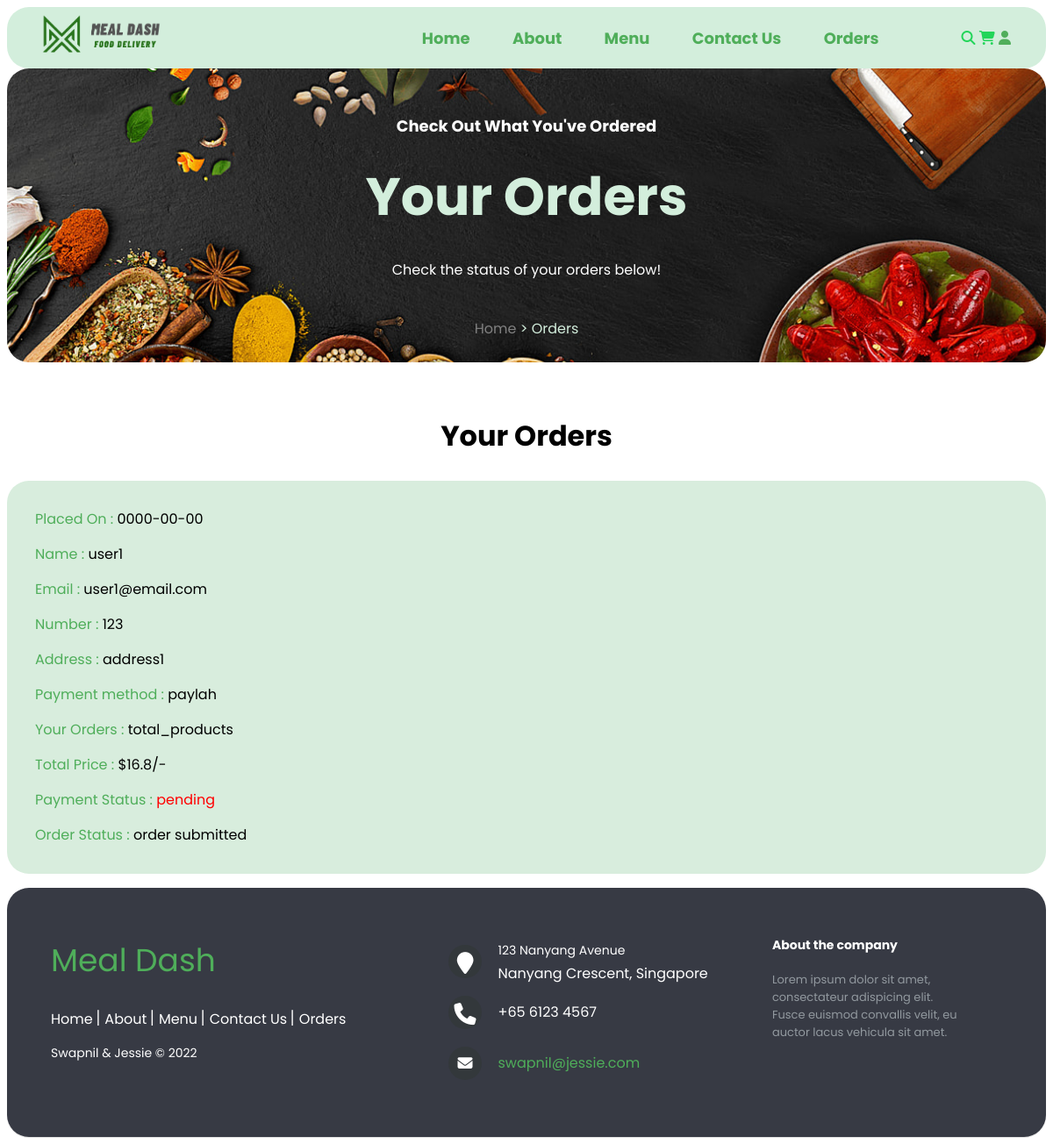
The app's page /orders.php (signed in), older data.
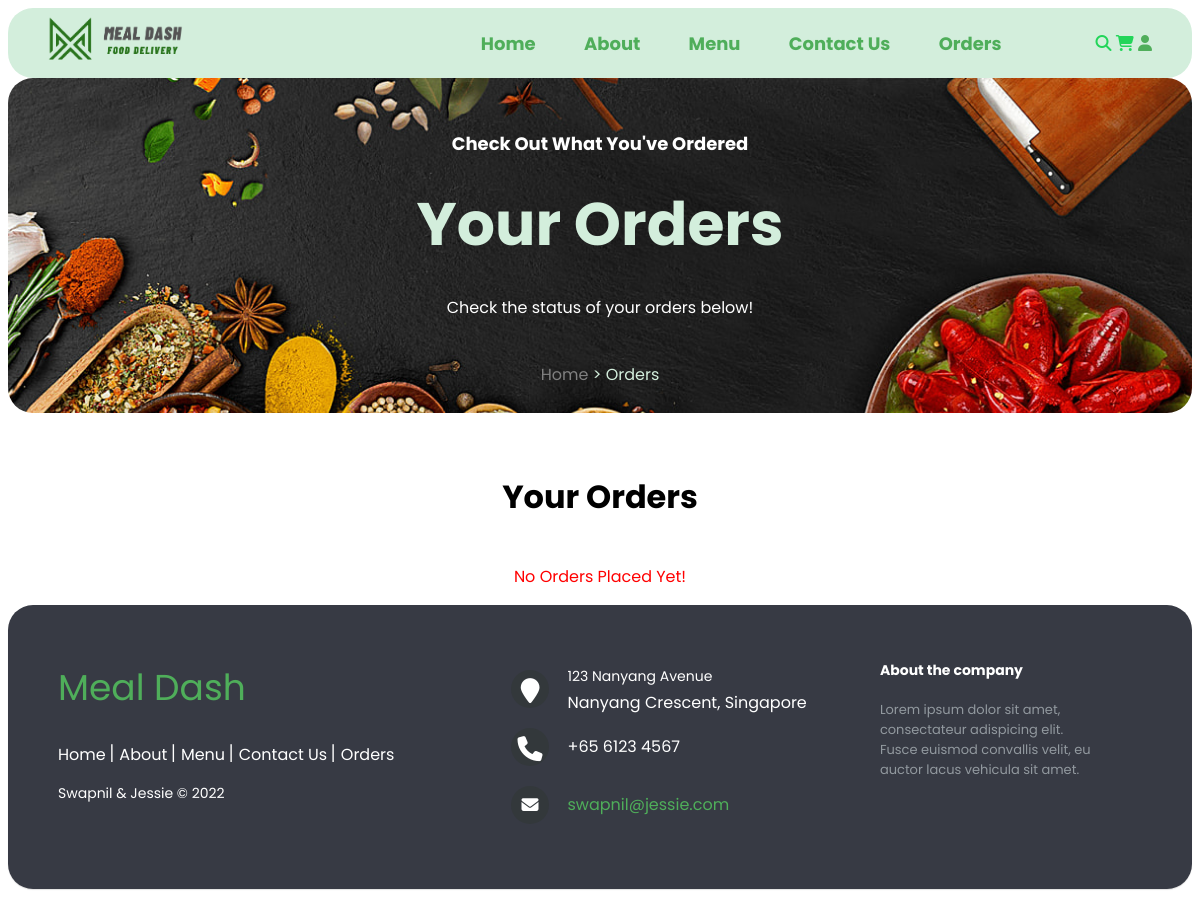
The same page, newer data.
### tables this page shows
CREATE TABLE orders (
  id int(100) UNSIGNED NOT NULL AUTO_INCREMENT PRIMARY KEY,
  user_id int(100) UNSIGNED NOT NULL,
  name varchar(20) NOT NULL,
  number varchar(10) NOT NULL,
  email varchar(50) NOT NULL,
  method varchar(50) NOT NULL,
  address varchar(500) NOT NULL,
  total_products varchar(1000) NOT NULL,
  total_price double(100,2) NOT NULL,
  placed_on date NOT NULL DEFAULT current_timestamp(),
  payment_status varchar(20) NOT NULL DEFAULT 'pending',
  order_status varchar(50) NOT NULL DEFAULT 'order submitted',
  FOREIGN KEY (user_id) REFERENCES users(id)
);

### orders.php (the view, shortened to what this page needs)
<?php
if(isset($_SESSION['user_id'])){
   $user_id = $_SESSION['user_id'];
}else{
   $user_id = '';
   header('location:login.php');
};
?>
<!DOCTYPE html>
<html lang="en">
<head>
   <link rel="stylesheet" href="https://cdnjs.cloudflare.com/ajax/libs/font-awesome/6.1.1/css/all.min.css">
   <link rel="stylesheet" href="css/stylesheet.css">
</head>
<body>
<?php include 'components/nav_header.php'; ?>
<div class="heading">
        <h1>Check Out What You've Ordered</h1>
        <h3>Your Orders</h3>
      <p class="menu-desc">Check the status of your orders below!</p>
        <p class="path">
         <a href="home.php">Home</a>
         <span> > Orders</span>
      </p>
</div>
<section class="orders">
<h1 class="title" style="text-decoration: underline solid transparent;">
		<b>Your Orders</b></h1>
   <div class="box-container">
   <?php
      $select_orders = $conn->prepare("SELECT * FROM `orders` WHERE user_id = ?");
      $select_orders->execute([$user_id]);
      if($select_orders->rowCount() > 0){
         while($fetch_orders = $select_orders->fetch(PDO::FETCH_ASSOC)){
   ?>
   <div class="box">
      <p>Placed On : <span><?= $fetch_orders['placed_on']; ?></span></p>
      <p>Name : <span><?= $fetch_orders['name']; ?></span></p>
      <p>Email : <span><?= $fetch_orders['email']; ?></span></p>
      <p>Number : <span><?= $fetch_orders['number']; ?></span></p>
      <p>Address : <span><?= $fetch_orders['address']; ?></span></p>
      <p>Payment method : <span><?= $fetch_orders['method']; ?></span></p>
      <p>Your Orders : <span><?= $fetch_orders['total_products']; ?></span></p>
      <p>Total Price : <span>$<?= $fetch_orders['total_price']; ?>/-</span></p>
      <p>Payment Status : <span style="color:<?php if($fetch_orders['payment_status'] == 'pending'){ echo 'red'; }else{ echo 'green'; }; ?>"><?= $fetch_orders['payment_status']; ?></span> </p>
      <p>Order Status : <span><?= $fetch_orders['order_status']; ?></span></p>
   </div>
   <?php
      }
      }else{
         echo '<p class="empty">No Orders Placed Yet!</p>';
      }
   ?>
   </div>
</section>
<?php include 'components/footer.php'; ?>
</body>
</html>

### components/nav_header.php (shortened to what this page needs)
<header class="header">
	<section class="nav">
		<a href="home.php" class="logo">
			<img src="images/mealdash_logo.png" alt="Meal Dash" style="width: 40%;">
		</a>
		<nav class="navbar">
			<a href="home.php">Home</a>
			<a href="about.php">About</a>
			<a href="menu.php">Menu</a>
			<a href="contact.php">Contact Us</a>
			<a href="orders.php">Orders</a>
		</nav>
		<div class="icons">
			<a href="search.php"><i class="fas fa-search"></i></a>
			<a href="cart.php"><i class="fas fa-shopping-cart"></i></a>
			<div id="user-btn" class="fas fa-user"></div>
		</div>
</section>
</header>

### components/footer.php
<footer class="footer-distributed">
         <div class="footer-left">
            <h3><span>Meal Dash</span></h3>
            <p class="footer-links">
               <a href="#" class="link-1">Home</a>
               <a href="#">About</a>
               <a href="#">Menu</a>
               <a href="#">Contact Us</a>
               <a href="#">Orders</a>
            </p>
            <p class="footer-company-name">Swapnil & Jessie © 2022</p>
         </div>
         <div class="footer-center">
            <div>
               <i class="fa fa-map-marker"></i>
               <p><span>123 Nanyang Avenue</span> Nanyang Crescent, Singapore</p>
            </div>
            <div>
               <i class="fa fa-phone"></i>
               <p>+65 6123 4567</p>
            </div>
            <div>
               <i class="fa fa-envelope"></i>
               <p><a href="mailto:swapnil@jessie.com">swapnil@jessie.com</a></p>
            </div>
         </div>
         <div class="footer-right">
            <p class="footer-company-about">
               <span>About the company</span>
               Lorem ipsum dolor sit amet, consectateur adispicing elit. Fusce euismod convallis velit, eu auctor lacus vehicula sit amet.
            </p>
         </div>
      </footer>

### css/stylesheet.css (style rules this page uses)
* { font-family: 'Poppins', sans-serif; }
.title { font-size: 32px; color: black; text-align: center; text-decoration: underline; text-underline-offset: 12px; }
.empty { text-align: center; width: 100%; font-size: 16px; color: red; }
.header { position: sticky; top:0; left:0; right:0; z-index: 1000; background-color: #D3EEDC; padding: 20px 20px 20px 20px; border-radius: 25px; }
.nav { margin: 0 20px; display: flex; align-items: center; justify-content: space-between; position: relative; max-height: 30px; }
.navbar a { font-size: 18px; font-weight: bolder; color: #4FAE5A; margin: 0 22px; text-decoration: underline solid transparent; transition: 0.2s linear; }
.header .nav .icons > * { filter: invert(59%) sepia(18%) saturate(1277%) hue-rotate(76deg) brightness(97%) contrast(85%); }
.heading { display: flex; align-items: center; justify-content: center; flex-flow: column; background-image: url('../images/menu_banner.png'); background-repeat: no-repeat; background-size: cover; border-radius: 25px; min-height: 100px; margin-bottom: 60px; }
.heading .menu-desc { font-size: 16px; max-width: 40%; text-align: center; color: white; }
.heading h1 { font-size: 18px; color: white; padding: 40px 0 0 0; }
.heading h3 { font-size: 60px; color: #D3EEDC; margin: 0; padding: 10px 0 10px 0; }
.heading .path { border-color: 1.5px solid #D3EEDC; font-size: 16px; color: #D3EEDC; padding: 10px 20px 10px 20px; border-radius: 25px; text-transform: capitalize; }
.heading .path a { color: grey; text-decoration: none; }
.footer-distributed { background: #373A44; box-shadow: 0 1px 1px 0 rgba(0, 0, 0, 0.12); box-sizing: border-box; width: 100%; text-align: left; font: bold 16px sans-serif; padding: 55px 50px; border-radius: 25px; }
.footer-distributed .footer-left, .footer-distributed .footer-center, .footer-distributed .footer-right { display: inline-block; vertical-align: top; }
.footer-distributed .footer-left { width: 40%; }
.footer-distributed h3 { color: #ffffff; font: normal 36px 'Open Sans', cursive; margin: 0; }
.footer-distributed h3 span { color: #4FAE5A; }
.footer-distributed .footer-links { color: #ffffff; margin: 20px 0 12px; padding: 0; }
.footer-distributed .footer-links a { display:inline-block; line-height: 1.8; font-weight:400; text-decoration: none; color: inherit; }
.footer-distributed .footer-company-name { color: white; font-size: 14px; font-weight: normal; margin: 0; }
.footer-distributed .footer-center { width: 35%; }
.footer-distributed .footer-center i { background-color: #33383b; color: #ffffff; font-size: 25px; width: 38px; height: 38px; border-radius: 50%; text-align: center; line-height: 42px; margin: 10px 15px; vertical-align: middle; }
.footer-distributed .footer-center i.fa-envelope { font-size: 17px; line-height: 38px; }
.footer-distributed .footer-center p { display: inline-block; color: #ffffff; font-weight:400; vertical-align: middle; margin:0; }
.footer-distributed .footer-center p span { display:block; font-weight: normal; font-size:14px; line-height:2; }
.footer-distributed .footer-center p a { color: #4FAE5A; text-decoration: none;; }
.footer-distributed .footer-links a:before { content: "|"; font-weight:300; font-size: 20px; left: 0; color: #fff; display: inline-block; padding-right: 5px; }
.footer-distributed .footer-links .link-1:before { content: none; }
.footer-distributed .footer-right { width: 20%; }
.footer-distributed .footer-company-about { line-height: 20px; color: #92999f; font-size: 13px; font-weight: normal; margin: 0; }
.footer-distributed .footer-company-about span { display: block; color: #ffffff; font-size: 14px; font-weight: bold; margin-bottom: 20px; }
.orders .box-container { display: flex; flex-wrap: wrap; gap:1.5rem; align-items: flex-start; }
.orders .box-container .box { padding:1rem 2rem; border:var(--border); flex:1 1 40rem; background-color: #D8EDDD; margin-bottom: 1rem; border-radius: 25px; }
.orders .box-container .box p { line-height: 1.5; margin:1rem 0; font-size: 1rem; color: #4FAE5A; }
.orders .box-container .box p span { color:black; }

Row changes from the older to the newer data that the page shows:
removed orders: placed_on "0000-00-00", name "user1", email "user1@email.com", number "123", address "address1", method "paylah", total_products "total_products", total_price "16.8", payment_status "pending", order_status "order submitted"
Text that changed along with them:
text now shown: "No Orders Placed Yet!"
